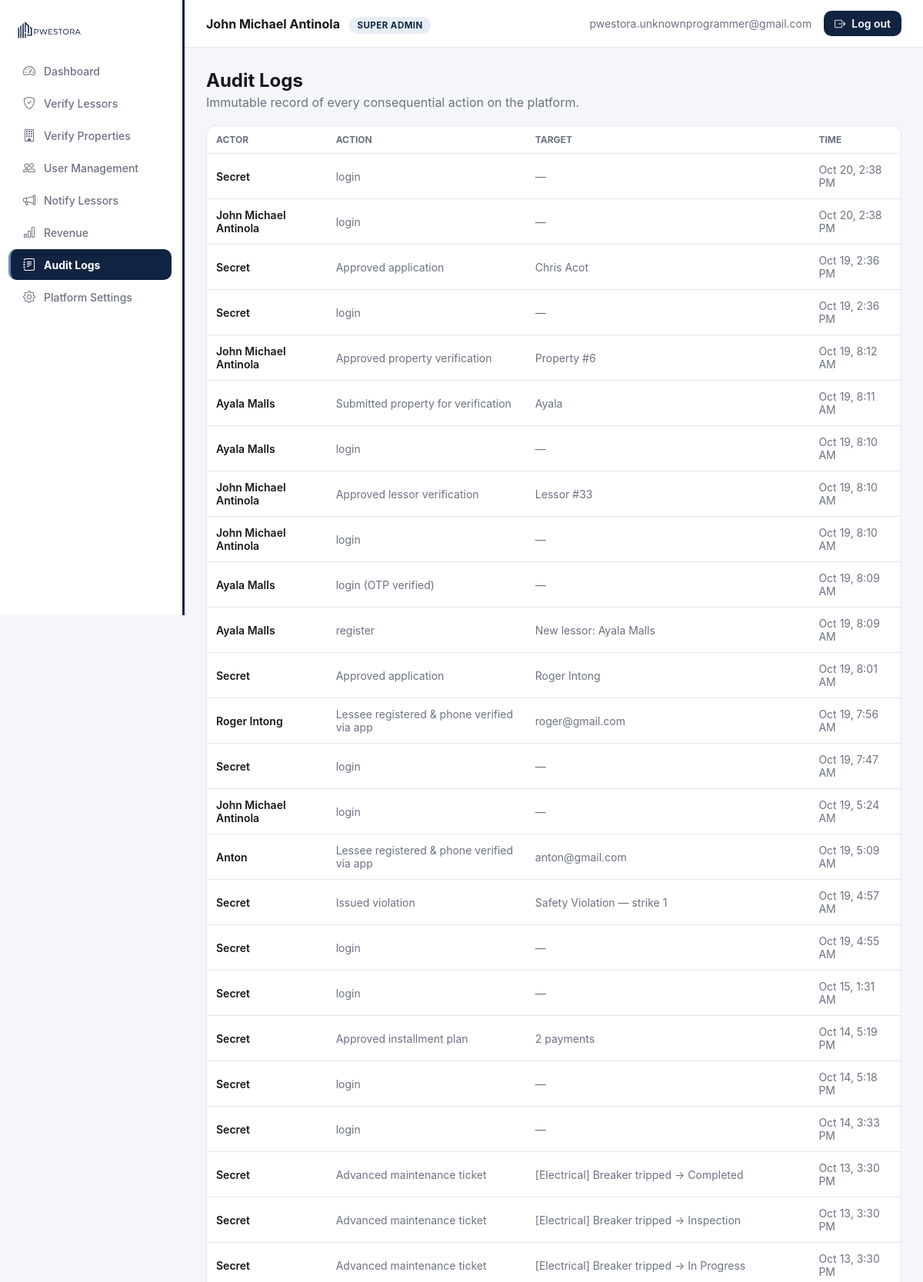
/dashboard.php?page=audit (signed in, upper part), run on the app's committed database.
### tables this page shows
CREATE TABLE `audit_logs` (
  `id` int(11) NOT NULL,
  `actor_id` int(11) DEFAULT NULL,
  `action` varchar(150) NOT NULL,
  `details` text DEFAULT NULL,
  `created_at` datetime NOT NULL DEFAULT current_timestamp()
);

CREATE TABLE `users` (
  `id` int(11) NOT NULL,
  `role` enum('lessor','superadmin','lessee') NOT NULL DEFAULT 'lessor',
  `status` enum('pending','active','suspended') NOT NULL DEFAULT 'pending',
  `company_name` varchar(150) DEFAULT NULL,
  `full_name` varchar(150) NOT NULL,
  `email` varchar(150) NOT NULL,
  `phone` varchar(30) DEFAULT NULL,
  `password_hash` varchar(255) NOT NULL,
  `api_token` varchar(64) DEFAULT NULL,
  `otp_code` varchar(6) DEFAULT NULL,
  `otp_expires_at` datetime DEFAULT NULL,
  `created_at` datetime NOT NULL DEFAULT current_timestamp(),
  `updated_at` datetime NOT NULL DEFAULT current_timestamp() ON UPDATE current_timestamp()
);

### public_html/modules/audit.php (the view, shortened to what this page needs)
<?php
$logs = $pdo->query(
    "SELECT al.*, u.company_name, u.full_name, u.role AS actor_role
     FROM audit_logs al
     LEFT JOIN users u ON u.id = al.actor_id
     ORDER BY al.created_at DESC
     LIMIT 200"
)->fetchAll();
function actor_label(array $row): string {
    if (!$row['actor_role']) return 'System';
    return $row['actor_role'] === 'lessor' ? ($row['company_name'] ?: 'Lessor') : ($row['full_name'] ?: 'User');
}
?>
<h2 style="margin:0 0 4px;">Audit Logs</h2>
<p style="color:var(--ink-500); margin:0 0 20px;">Immutable record of every consequential action on the platform.</p>
<div class="card" style="padding:0; overflow:hidden;">
  <div class="table-scroll">
  <table>
    <thead><tr><th>Actor</th><th>Action</th><th>Target</th><th>Time</th></tr></thead>
    <tbody>
      <?php if (!$logs): ?>
        <tr><td colspan="4" style="text-align:center; color:var(--ink-500);">Nothing logged yet.</td></tr>
      <?php else: foreach ($logs as $l): ?>
        <tr>
          <td style="font-weight:600;"><?= htmlspecialchars(actor_label($l)) ?></td>
          <td style="color:var(--ink-500);"><?= htmlspecialchars($l['action']) ?></td>
          <td style="color:var(--ink-500);"><?= htmlspecialchars($l['details'] ?: '—') ?></td>
          <td style="color:var(--ink-500);"><?= (new DateTime($l['created_at']))->format('M j, g:i A') ?></td>
        </tr>
      <?php endforeach; endif; ?>
    </tbody>
  </table>
  </div>
</div>

### public_html/assets/css/style.css (style rules this page uses)
:root { --primary: #102340; --primary-light: #264875; --accent: #678EBC; --accent-soft: #E7EEF6; --tint: #CCD8E4; --steel: #888F96; --success: #1E8E5A; --success-soft: #E5F5EC; --warning: #E8A33D; --warning-soft: #FCF1E0; --error: #D64545; --error-soft: #FBE9E9; --ink-900: #16181D; --ink-500: #6B7280; --ink-300: #9AA6B5; --border: #E4E7EC; --surface: #FFFFFF; --bg: #F4F6F9; --radius: 12px; --sidebar-w: 240px; }
* { box-sizing: border-box; }
html { -webkit-text-size-adjust: 100%; }
body { margin: 0; font-family: -apple-system, "Segoe UI", Roboto, Helvetica, Arial, sans-serif; background: var(--bg); color: var(--ink-900); -webkit-font-smoothing: antialiased; }
.card { background: var(--surface); border: 1px solid var(--border); border-radius: var(--radius); padding: 20px; margin-bottom: 20px; }
.table-scroll { width: 100%; overflow-x: auto; -webkit-overflow-scrolling: touch; }
table { width: 100%; border-collapse: collapse; font-size: 14px; min-width: 560px; }
th { text-align: left; color: var(--ink-500); font-size: 12px; text-transform: uppercase; padding: 10px 12px; border-bottom: 1px solid var(--border); white-space: nowrap; }
td { padding: 12px; border-bottom: 1px solid var(--border); }

### data on the page
audit_logs: actor.company_name "Secret", action "login", details "—", created_at "Oct 20, 2:38 PM"
audit_logs: actor.full_name "John Michael Antinola", action "login", details "—", created_at "Oct 20, 2:38 PM"
audit_logs: actor.company_name "Secret", action "Approved application", details "Chris Acot", created_at "Oct 19, 2:36 PM"
audit_logs: actor.company_name "Secret", action "login", details "—", created_at "Oct 19, 2:36 PM"
audit_logs: actor.full_name "John Michael Antinola", action "Approved property verification", details "Property #6", created_at "Oct 19, 8:12 AM"
audit_logs: actor.company_name "Ayala Malls", action "Submitted property for verification", details "Ayala", created_at "Oct 19, 8:11 AM"
audit_logs: actor.company_name "Ayala Malls", action "login", details "—", created_at "Oct 19, 8:10 AM"
audit_logs: actor.full_name "John Michael Antinola", action "Approved lessor verification", details "Lessor #33", created_at "Oct 19, 8:10 AM"
audit_logs: actor.full_name "John Michael Antinola", action "login", details "—", created_at "Oct 19, 8:10 AM"
audit_logs: actor.company_name "Ayala Malls", action "login (OTP verified)", details "—", created_at "Oct 19, 8:09 AM"
audit_logs: actor.company_name "Ayala Malls", action "register", details "New lessor: Ayala Malls", created_at "Oct 19, 8:09 AM"
audit_logs: actor.company_name "Secret", action "Approved application", details "Roger Intong", created_at "Oct 19, 8:01 AM"
audit_logs: actor.full_name "Roger Intong", action "Lessee registered & phone verified via app", details "roger@gmail.com", created_at "Oct 19, 7:56 AM"
audit_logs: actor.company_name "Secret", action "login", details "—", created_at "Oct 19, 7:47 AM"
audit_logs: actor.full_name "John Michael Antinola", action "login", details "—", created_at "Oct 19, 5:24 AM"
audit_logs: actor.full_name "Anton", action "Lessee registered & phone verified via app", details "anton@gmail.com", created_at "Oct 19, 5:09 AM"
audit_logs: actor.company_name "Secret", action "Issued violation", details "Safety Violation — strike 1", created_at "Oct 19, 4:57 AM"
audit_logs: actor.company_name "Secret", action "login", details "—", created_at "Oct 19, 4:55 AM"
audit_logs: actor.company_name "Secret", action "login", details "—", created_at "Oct 15, 1:31 AM"
audit_logs: actor.company_name "Secret", action "Approved installment plan", details "2 payments", created_at "Oct 14, 5:19 PM"
audit_logs: actor.company_name "Secret", action "login", details "—", created_at "Oct 14, 5:18 PM"
audit_logs: actor.company_name "Secret", action "login", details "—", created_at "Oct 14, 3:33 PM"
audit_logs: actor.company_name "Secret", action "Advanced maintenance ticket", details "[Electrical] Breaker tripped → Completed", created_at "Oct 13, 3:30 PM"
audit_logs: actor.company_name "Secret", action "Advanced maintenance ticket", details "[Electrical] Breaker tripped → Inspection", created_at "Oct 13, 3:30 PM"
audit_logs: actor.company_name "Secret", action "Advanced maintenance ticket", details "[Electrical] Breaker tripped → In Progress", created_at "Oct 13, 3:30 PM"

### other printed values
$item['label'] "Dashboard"
$item['label'] "Verify Lessors"
$item['label'] "Verify Properties"
$item['label'] "User Management"
$item['label'] "Notify Lessors"
$item['label'] "Revenue"
$item['label'] "Audit Logs"
$item['label'] "Platform Settings"
$user['company'] ?: $user['name'] "John Michael Antinola"
$roleLabel "SUPER ADMIN"
$user['email'] "pwestora.unknownprogrammer@gmail.com"
